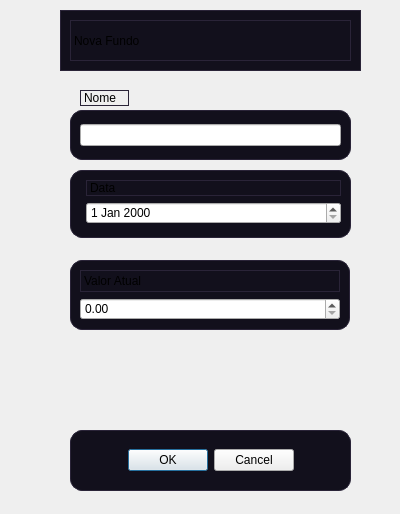
<?xml version="1.0" encoding="UTF-8"?>
<ui version="4.0">
 <class>DialogFundos</class>
 <widget class="QDialog" name="DialogFundos">
  <property name="geometry">
   <rect>
    <x>0</x>
    <y>0</y>
    <width>400</width>
    <height>514</height>
   </rect>
  </property>
  <property name="windowTitle">
   <string>Dialog</string>
  </property>
  <property name="styleSheet">
   <string notr="true">QFrame {
    background-color: #12101c;
    border: 1px solid #2a2438;
    border-radius: 12px;
}</string>
  </property>
  <widget class="QFrame" name="frame_2">
   <property name="geometry">
    <rect>
     <x>70</x>
     <y>430</y>
     <width>281</width>
     <height>61</height>
    </rect>
   </property>
   <property name="frameShape">
    <enum>QFrame::Shape::StyledPanel</enum>
   </property>
   <property name="frameShadow">
    <enum>QFrame::Shadow::Raised</enum>
   </property>
   <layout class="QVBoxLayout" name="verticalLayout_6">
    <item>
     <widget class="QDialogButtonBox" name="buttonBox">
      <property name="orientation">
       <enum>Qt::Orientation::Horizontal</enum>
      </property>
      <property name="standardButtons">
       <set>QDialogButtonBox::StandardButton::Cancel|QDialogButtonBox::StandardButton::Ok</set>
      </property>
      <property name="centerButtons">
       <bool>true</bool>
      </property>
     </widget>
    </item>
   </layout>
  </widget>
  <widget class="QLabel" name="label">
   <property name="geometry">
    <rect>
     <x>80</x>
     <y>90</y>
     <width>49</width>
     <height>16</height>
    </rect>
   </property>
   <property name="styleSheet">
    <string notr="true">background-color: none;</string>
   </property>
   <property name="text">
    <string>Nome</string>
   </property>
  </widget>
  <widget class="QFrame" name="frame">
   <property name="geometry">
    <rect>
     <x>60</x>
     <y>10</y>
     <width>301</width>
     <height>61</height>
    </rect>
   </property>
   <property name="styleSheet">
    <string notr="true">border-radius: 0px;</string>
   </property>
   <property name="frameShape">
    <enum>QFrame::Shape::StyledPanel</enum>
   </property>
   <property name="frameShadow">
    <enum>QFrame::Shadow::Raised</enum>
   </property>
   <layout class="QVBoxLayout" name="verticalLayout_7">
    <item>
     <widget class="QLabel" name="label_3">
      <property name="text">
       <string>Nova Fundo</string>
      </property>
     </widget>
    </item>
   </layout>
  </widget>
  <widget class="QFrame" name="frame_6">
   <property name="geometry">
    <rect>
     <x>70</x>
     <y>110</y>
     <width>281</width>
     <height>50</height>
    </rect>
   </property>
   <property name="frameShape">
    <enum>QFrame::Shape::StyledPanel</enum>
   </property>
   <property name="frameShadow">
    <enum>QFrame::Shadow::Raised</enum>
   </property>
   <layout class="QVBoxLayout" name="verticalLayout_10">
    <item>
     <widget class="QLineEdit" name="Nome_2">
      <property name="text">
       <string/>
      </property>
     </widget>
    </item>
   </layout>
  </widget>
  <widget class="QFrame" name="frame_9">
   <property name="geometry">
    <rect>
     <x>70</x>
     <y>170</y>
     <width>281</width>
     <height>68</height>
    </rect>
   </property>
   <property name="frameShape">
    <enum>QFrame::Shape::StyledPanel</enum>
   </property>
   <property name="frameShadow">
    <enum>QFrame::Shadow::Raised</enum>
   </property>
   <layout class="QFormLayout" name="formLayout_2">
    <item row="1" column="1">
     <widget class="QDateEdit" name="Data_2"/>
    </item>
    <item row="0" column="1">
     <widget class="QLabel" name="label_6">
      <property name="text">
       <string>Data</string>
      </property>
     </widget>
    </item>
   </layout>
  </widget>
  <widget class="QFrame" name="frame_5">
   <property name="geometry">
    <rect>
     <x>70</x>
     <y>260</y>
     <width>280</width>
     <height>70</height>
    </rect>
   </property>
   <property name="frameShape">
    <enum>QFrame::Shape::StyledPanel</enum>
   </property>
   <property name="frameShadow">
    <enum>QFrame::Shadow::Raised</enum>
   </property>
   <layout class="QVBoxLayout" name="verticalLayout_8" stretch="0,0">
    <item>
     <widget class="QLabel" name="label_9">
      <property name="text">
       <string>Valor Atual</string>
      </property>
     </widget>
    </item>
    <item>
     <widget class="QDoubleSpinBox" name="ValorAtual_2"/>
    </item>
   </layout>
  </widget>
 </widget>
 <resources/>
 <connections/>
</ui>
